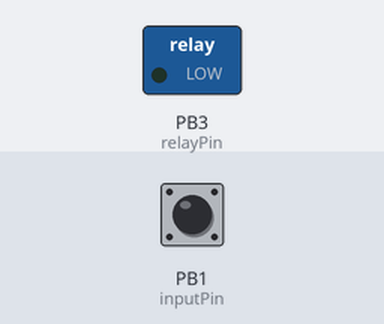
Simulated run of this sketch. Board: ATtiny85, built with avr-gcc and run on an emulated ATtiny85. On the bench: switched loads named in the sketch (green lamp = pin HIGH). Inputs (shaded band) come from the test bench; at power-on: PB1 (inputPin) LOW. Sleep ends after the set time or at an interrupt.

Above: at 1.2 s.
1.3 s: PB1 (inputPin) pulsed HIGH 2 times (0.12 s each, 0.3 s apart)
At 1.9 s:
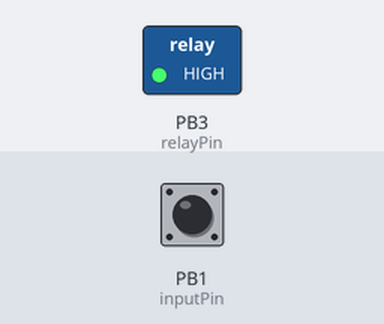
Timing chart, 0 to 4.3 s (numbered marks = the images above; inputs shaded):
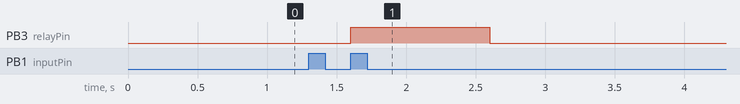

Measured:
- after the input at 1.3 s, PB3 (relayPin): LOW → HIGH after 0.30 s, → LOW 1.0 s later

The sketch:

Atiny85.ino
```cpp
#include <avr/sleep.h>
#include <avr/interrupt.h>

//https://makersportal.com/blog/2018/5/19/attiny85-arduino-board-how-to-flash-the-arduino-bootloader-and-run-a-simple-sketch

const int inputPin = 1; // PB1 - ورودی تحریک
const int relayPin = 3; // PB3 - خروجی رله

volatile bool wakeUpFlag = false;
volatile bool timerRunning = false;

unsigned long lastTriggerTime = 0;
unsigned long relayStartTime = 0;
int triggerCount = 0;

void setup() {
  pinMode(inputPin, INPUT);
  pinMode(relayPin, OUTPUT);
  digitalWrite(relayPin, LOW);

  // فعالسازی وقفه تغییر پایه
  GIMSK |= (1 << PCIE);
  PCMSK |= (1 << PCINT1);

  sei(); // فعال کردن وقفه کلی
}

void loop() {
  if (!wakeUpFlag && !timerRunning) {
    goToSleep();
  } else if (wakeUpFlag) {
    wakeUpFlag = false;

    unsigned long currentTime = millis();

    if (currentTime - lastTriggerTime <= 2000) {
      triggerCount++;
    } else {
      triggerCount = 1;
    }

    lastTriggerTime = currentTime;

    if (triggerCount >= 3) {
      digitalWrite(relayPin, HIGH);
      relayStartTime = millis();
      timerRunning = true;
      triggerCount = 0;
      lastTriggerTime = 0;
    }
  }

  if (timerRunning) {
    if (millis() - relayStartTime >= 1000) { // بعد از ۱ ثانیه
      digitalWrite(relayPin, LOW);
      timerRunning = false;
    }
  }
}

// رفتن به خواب عمیق
void goToSleep() {
  set_sleep_mode(SLEEP_MODE_PWR_DOWN);
  sleep_enable();
  sleep_cpu();
  sleep_disable();
}

// وقفه تغییر پایه ورودی
ISR(PCINT0_vect) {
  wakeUpFlag = true;
}
```
